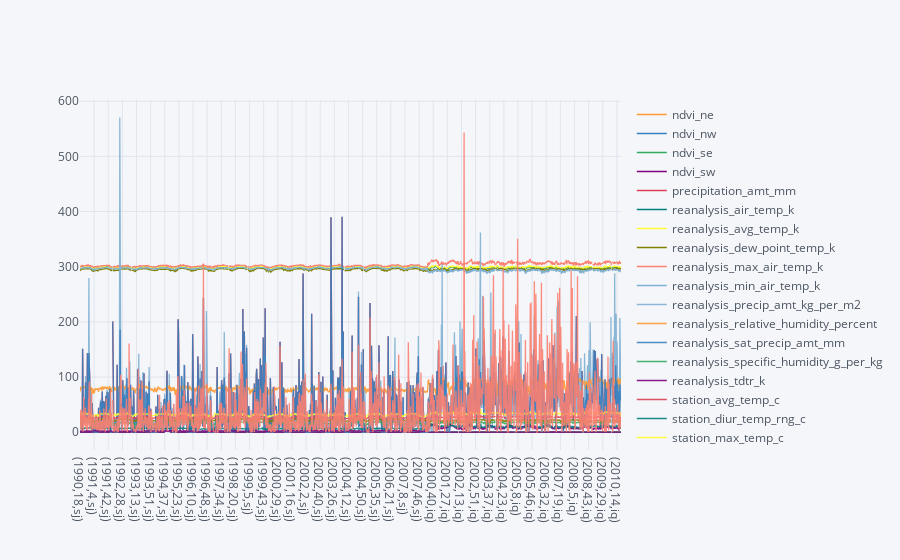

Notebook code for this chart:
### Markdown cell above
We'll create a line plot to visualize the distribution of missing values across the columns specified in the variable **`missing_data_columns`**.

### Code cell
missing_data_columns.iplot(kind='line')

### Figure 1 — Plotly figure (JSON) as saved in the notebook; plotly's stock layout.template omitted (floating-point values rounded to 4 significant figures; data arrays with more than 128 entries replaced by an {"elided": "..."} marker saying what was removed)
{"data": [{"line": {"color": "rgba(255, 153, 51, 1.0)", "dash": "solid", "shape": "linear", "width": 1.3}, "mode": "lines", "name": "ndvi_ne", "text": "", "type": "scatter", "x": {"elided": "1456 str values"}, "y": {"elided": "1456 mixed values"}}, {"line": {"color": "rgba(55, 128, 191, 1.0)", "dash": "solid", "shape": "linear", "width": 1.3}, "mode": "lines", "name": "ndvi_nw", "text": "", "type": "scatter", "x": {"elided": "1456 str values"}, "y": {"elided": "1456 mixed values"}}, {"line": {"color": "rgba(50, 171, 96, 1.0)", "dash": "solid", "shape": "linear", "width": 1.3}, "mode": "lines", "name": "ndvi_se", "text": "", "type": "scatter", "x": {"elided": "1456 str values"}, "y": {"elided": "1456 mixed values"}}, {"line": {"color": "rgba(128, 0, 128, 1.0)", "dash": "solid", "shape": "linear", "width": 1.3}, "mode": "lines", "name": "ndvi_sw", "text": "", "type": "scatter", "x": {"elided": "1456 str values"}, "y": {"elided": "1456 mixed values"}}, {"line": {"color": "rgba(219, 64, 82, 1.0)", "dash": "solid", "shape": "linear", "width": 1.3}, "mode": "lines", "name": "precipitation_amt_mm", "text": "", "type": "scatter", "x": {"elided": "1456 str values"}, "y": {"elided": "1456 mixed values"}}, {"line": {"color": "rgba(0, 128, 128, 1.0)", "dash": "solid", "shape": "linear", "width": 1.3}, "mode": "lines", "name": "reanalysis_air_temp_k", "text": "", "type": "scatter", "x": {"elided": "1456 str values"}, "y": {"elided": "1456 mixed values"}}, {"line": {"color": "rgba(255, 255, 51, 1.0)", "dash": "solid", "shape": "linear", "width": 1.3}, "mode": "lines", "name": "reanalysis_avg_temp_k", "text": "", "type": "scatter", "x": {"elided": "1456 str values"}, "y": {"elided": "1456 mixed values"}}, {"line": {"color": "rgba(128, 128, 0, 1.0)", "dash": "solid", "shape": "linear", "width": 1.3}, "mode": "lines", "name": "reanalysis_dew_point_temp_k", "text": "", "type": "scatter", "x": {"elided": "1456 str values"}, "y": {"elided": "1456 mixed values"}}, {"line": {"color": "rgba(251, 128, 114, 1.0)", "dash": "solid", "shape": "linear", "width": 1.3}, "mode": "lines", "name": "reanalysis_max_air_temp_k", "text": "", "type": "scatter", "x": {"elided": "1456 str values"}, "y": {"elided": "1456 mixed values"}}, {"line": {"color": "rgba(128, 177, 211, 1.0)", "dash": "solid", "shape": "linear", "width": 1.3}, "mode": "lines", "name": "reanalysis_min_air_temp_k", "text": "", "type": "scatter", "x": {"elided": "1456 str values"}, "y": {"elided": "1456 mixed values"}}, {"line": {"color": "rgba(128, 177, 211, 0.8999999999999999)", "dash": "solid", "shape": "linear", "width": 1.3}, "mode": "lines", "name": "reanalysis_precip_amt_kg_per_m2", "text": "", "type": "scatter", "x": {"elided": "1456 str values"}, "y": {"elided": "1456 mixed values"}}, {"line": {"color": "rgba(255, 153, 51, 0.8999999999999999)", "dash": "solid", "shape": "linear", "width": 1.3}, "mode": "lines", "name": "reanalysis_relative_humidity_percent", "text": "", "type": "scatter", "x": {"elided": "1456 str values"}, "y": {"elided": "1456 mixed values"}}, {"line": {"color": "rgba(55, 128, 191, 0.8999999999999999)", "dash": "solid", "shape": "linear", "width": 1.3}, "mode": "lines", "name": "reanalysis_sat_precip_amt_mm", "text": "", "type": "scatter", "x": {"elided": "1456 str values"}, "y": {"elided": "1456 mixed values"}}, {"line": {"color": "rgba(50, 171, 96, 0.8999999999999999)", "dash": "solid", "shape": "linear", "width": 1.3}, "mode": "lines", "name": "reanalysis_specific_humidity_g_per_kg", "text": "", "type": "scatter", "x": {"elided": "1456 str values"}, "y": {"elided": "1456 mixed values"}}, {"line": {"color": "rgba(128, 0, 128, 0.8999999999999999)", "dash": "solid", "shape": "linear", "width": 1.3}, "mode": "lines", "name": "reanalysis_tdtr_k", "text": "", "type": "scatter", "x": {"elided": "1456 str values"}, "y": {"elided": "1456 mixed values"}}, {"line": {"color": "rgba(219, 64, 82, 0.8999999999999999)", "dash": "solid", "shape": "linear", "width": 1.3}, "mode": "lines", "name": "station_avg_temp_c", "text": "", "type": "scatter", "x": {"elided": "1456 str values"}, "y": {"elided": "1456 mixed values"}}, {"line": {"color": "rgba(0, 128, 128, 0.8999999999999999)", "dash": "solid", "shape": "linear", "width": 1.3}, "mode": "lines", "name": "station_diur_temp_rng_c", "text": "", "type": "scatter", "x": {"elided": "1456 str values"}, "y": {"elided": "1456 mixed values"}}, {"line": {"color": "rgba(255, 255, 51, 0.8999999999999999)", "dash": "solid", "shape": "linear", "width": 1.3}, "mode": "lines", "name": "station_max_temp_c", "text": "", "type": "scatter", "x": {"elided": "1456 str values"}, "y": {"elided": "1456 mixed values"}}, {"line": {"color": "rgba(128, 128, 0, 0.8999999999999999)", "dash": "solid", "shape": "linear", "width": 1.3}, "mode": "lines", "name": "station_min_temp_c", "text": "", "type": "scatter", "x": {"elided": "1456 str values"}, "y": {"elided": "1456 mixed values"}}, {"line": {"color": "rgba(251, 128, 114, 0.8999999999999999)", "dash": "solid", "shape": "linear", "width": 1.3}, "mode": "lines", "name": "station_precip_mm", "text": "", "type": "scatter", "x": {"elided": "1456 str values"}, "y": {"elided": "1456 mixed values"}}], "layout": {"autosize": true, "legend": {"bgcolor": "#F5F6F9", "font": {"color": "#4D5663"}}, "paper_bgcolor": "#F5F6F9", "plot_bgcolor": "#F5F6F9", "title": {"font": {"color": "#4D5663"}}, "xaxis": {"autorange": true, "gridcolor": "#E1E5ED", "range": [0, 1455], "showgrid": true, "tickfont": {"color": "#4D5663"}, "title": {"font": {"color": "#4D5663"}, "text": ""}, "type": "category", "zerolinecolor": "#E1E5ED"}, "yaxis": {"autorange": true, "gridcolor": "#E1E5ED", "range": [-32.18, 602.2], "showgrid": true, "tickfont": {"color": "#4D5663"}, "title": {"font": {"color": "#4D5663"}, "text": ""}, "type": "linear", "zerolinecolor": "#E1E5ED"}}}
